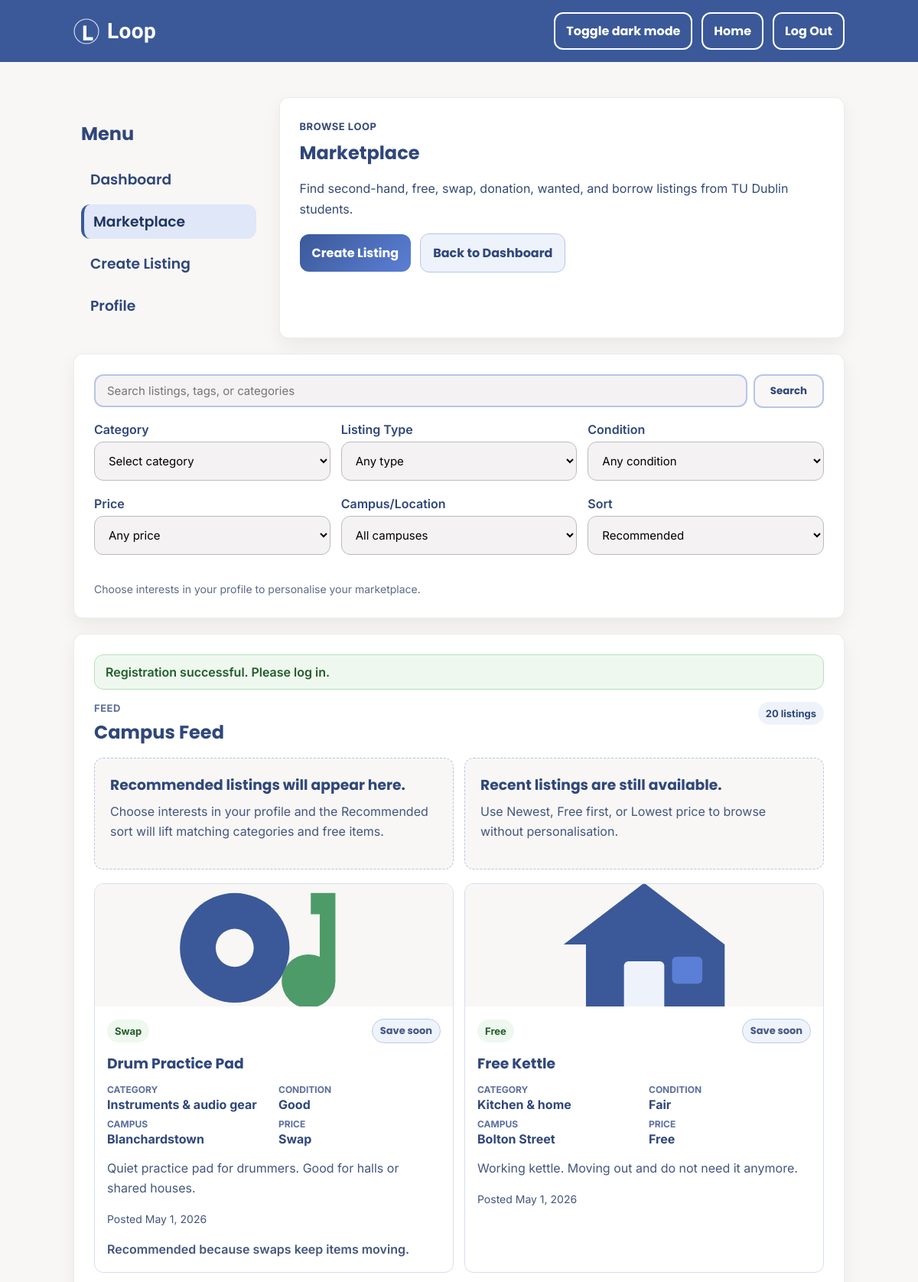
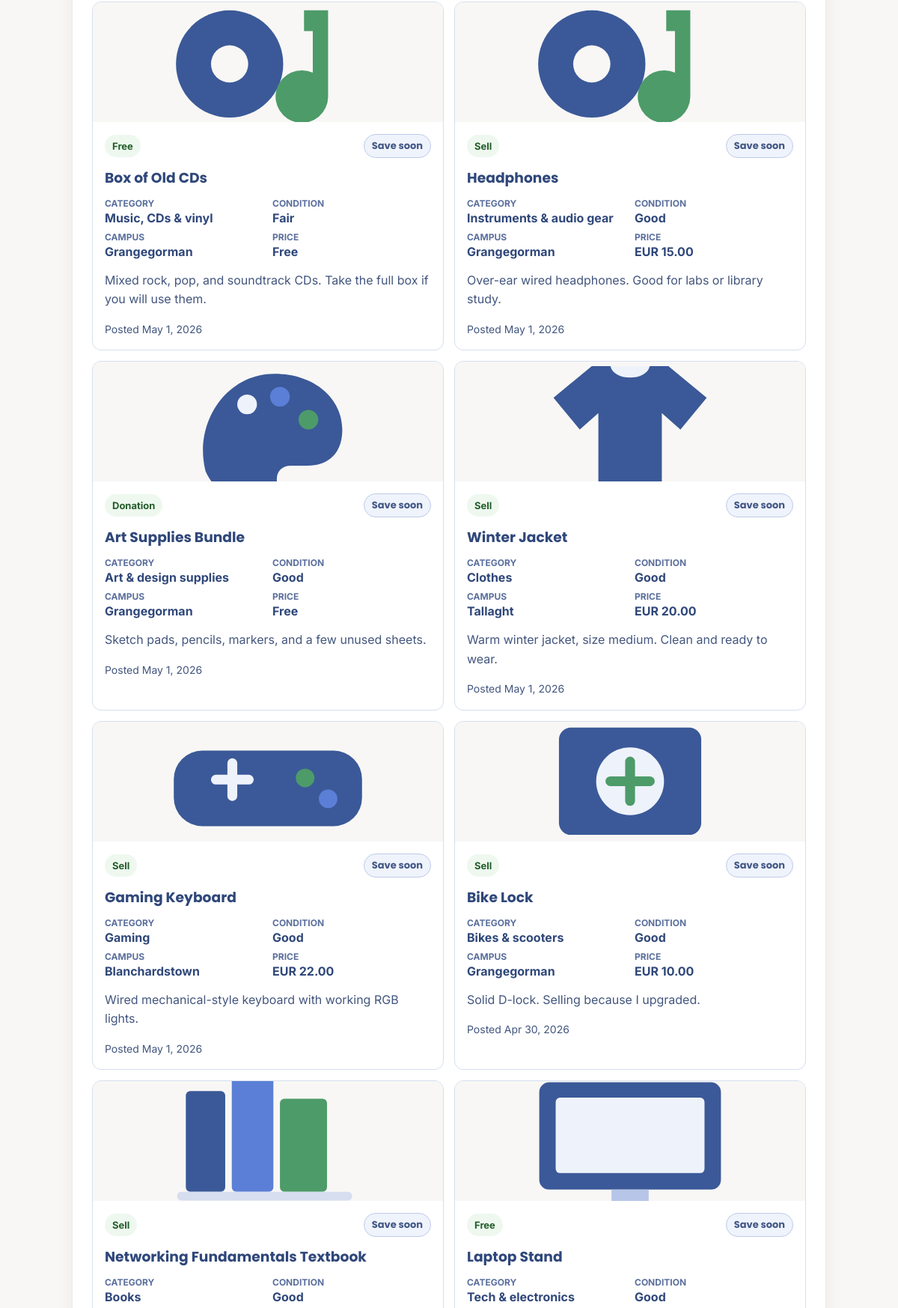
/templates/marketplace.php (signed in, upper part), run on the app's committed database (2 pictures, top to bottom).
### tables this page shows
CREATE TABLE IF NOT EXISTS listings (
  id INT AUTO_INCREMENT PRIMARY KEY,
  user_id INT NOT NULL,
  title VARCHAR(120) NOT NULL,
  description TEXT NOT NULL,
  category VARCHAR(80) NOT NULL,
  listing_type VARCHAR(30) NOT NULL,
  item_condition VARCHAR(40) NOT NULL,
  price DECIMAL(8,2) NULL,
  campus VARCHAR(80) NOT NULL,
  image_path VARCHAR(255) NULL,
  status VARCHAR(30) DEFAULT 'active',
  created_at TIMESTAMP DEFAULT CURRENT_TIMESTAMP
);

### backend/recommendations.php (called while the page is built, shortened)
<?php
function loop_user_id() {
    return isset($_SESSION['user_id']) ? (int) $_SESSION['user_id'] : 0;
}
function loop_get_user_interests($conn, $user_id) {
    if ($user_id <= 0) {
        return [];
    }
    $interests = [];
    return $interests;
}
function loop_score_listing($listing, $interests) {
    $score = 0;
    if ($listing['listing_type'] === "swap") {
        $score += 15;
    }
    $created_at = strtotime($listing['created_at']);
    if ($created_at !== false && $created_at >= strtotime("-72 hours")) {
        $score += 10;
    }
    $score += random_int(0, 5);
    return $score;
}
function loop_recommendation_reason($listing, $interests) {
    if ($listing['listing_type'] === "swap") {
        return "Recommended because swaps keep items moving.";
    }
    return "";
}
function loop_pretty_listing_type($type) {
    return ucfirst($type);
}
function loop_display_price($listing) {
    if (in_array($listing['listing_type'], ["free", "donation"], true)) {
        return "Free";
    }
    if ($listing['price'] === null || $listing['price'] === "") {
        return ucfirst($listing['listing_type']);
    }
    return "EUR " . number_format((float) $listing['price'], 2);
}
?>

### templates/marketplace.php (the view, shortened to what this page needs)
<?php
include("../backend/db_connect.php");
require_once("../backend/recommendations.php");
$user_id = loop_user_id();
$user_interests = loop_get_user_interests($conn, $user_id);
$success = $_SESSION['success'] ?? "";
$search = trim($_GET['search'] ?? "");
$sort = trim($_GET['sort'] ?? "recommended");
$where = ["status = 'active'"];
$order_by = "created_at DESC";
$sql = "SELECT * FROM listings WHERE " . implode(" AND ", $where) . " ORDER BY " . $order_by;
$stmt = $conn->prepare($sql);
$listings = [];
if ($stmt) {
    $stmt->execute();
    $result = $stmt->get_result();
    while ($row = $result->fetch_assoc()) {
        $row['recommendation_score'] = loop_score_listing($row, $user_interests);
        $row['recommendation_reason'] = loop_recommendation_reason($row, $user_interests);
        $listings[] = $row;
    }
}
$listing_count = count($listings);
function selected_attr($value, $current) {
    return $value === $current ? " selected" : "";
}
function safe_text($value) {
    return htmlspecialchars((string) $value, ENT_QUOTES, 'UTF-8');
}
function loop_excerpt($value, $length = 130) {
    $text = (string) $value;
    if (strlen($text) <= $length) {
        return $text;
    }
    return substr($text, 0, $length) . "...";
}
?>
<!doctype html>
<html lang="en">
  <head>
    <link rel="stylesheet" href="../styles/style.css" />
    <link rel="stylesheet" href="../styles/create.css" />
  </head>
  <body>
    <header>
      <div class="wrap">
        <a class="brand" href="dashboard.php">
          <img src="../assets/favicon.svg" alt="Loop logo" />
          <span class="brand-name">Loop</span>
        </a>
        <div class="header-actions">
          <button class="home-variant home-variant-outline" onclick="myFunction()">
            Toggle dark mode
          </button>
          <a class="home-variant home-variant-outline" href="dashboard.php">Home</a>
          <a class="home-variant home-variant-outline" href="../backend/logout.php">Log Out</a>
        </div>
      </div>
    </header>
    <main>
      <div class="wrap">
        <div class="main-row-nav">
          <section class="card sidebar">
            <h2>Menu</h2>
            <nav>
              <h3><a href="dashboard.php">Dashboard</a></h3>
              <h3><a class="active" href="marketplace.php">Marketplace</a></h3>
              <h3><a href="create_post.php">Create Listing</a></h3>
              <h3><a href="profile.php">Profile</a></h3>
            </nav>
          </section>
          <section class="card main-content">
            <div class="page-intro">
              <p class="eyebrow">Browse Loop</p>
              <h1>Marketplace</h1>
              <p>
                Find second-hand, free, swap, donation, wanted, and borrow listings from
                TU Dublin students.
              </p>
              <div class="action-row">
                <a class="btn-submit" href="create_post.php">Create Listing</a>
                <a class="btn" href="dashboard.php">Back to Dashboard</a>
              </div>
            </div>
          </section>
        </div>
        <section class="card marketplace-tools">
          <form class="marketplace-filter-form" action="marketplace.php" method="get">
            <div class="search-bar-container marketplace-search">
              <input
                class="field"
                type="search"
                id="marketplace-search"
                name="search"
                placeholder="Search listings, tags, or categories"
                value="<?php echo safe_text($search); ?>"
              />
              <button class="btn" type="submit">Search</button>
            </div>
            <div class="filter-grid">
              <div class="field-group">
                <label for="category">Category</label>
                <select class="field" id="category" name="category">
                  <option value="">Select category</option>
                </select>
              </div>
              <div class="field-group">
                <label for="listing-type">Listing Type</label>
                <select class="field" id="listing-type" name="listing-type">
                  <option value="">Any type</option>
                </select>
              </div>
              <div class="field-group">
                <label for="condition">Condition</label>
                <select class="field" id="condition" name="condition">
                  <option value="">Any condition</option>
                </select>
              </div>
              <div class="field-group">
                <label for="price">Price</label>
                <select class="field" id="price" name="price">
                  <option value="">Any price</option>
                </select>
              </div>
              <div class="field-group">
                <label for="campus">Campus/Location</label>
                <select class="field" id="campus" name="campus">
                  <option value="">All campuses</option>
                </select>
              </div>
              <div class="field-group">
                <label for="sort">Sort</label>
                <select class="field" id="sort" name="sort">
                  <option value="recommended"<?php echo selected_attr("recommended", $sort); ?>>Recommended</option>
                </select>
              </div>
            </div>
            <p class="form-note">
              <?php if (empty($user_interests)) { ?>
                Choose interests in your profile to personalise your marketplace.
              <?php } else { ?>
                Recommended sorting is using your profile interests.
              <?php } ?>
            </p>
          </form>
        </section>
        <section class="card marketplace-results">
          <?php if ($success !== "") { ?>
            <p class="message message-success"><?php echo safe_text($success); ?></p>
          <?php } ?>
          <div class="section-heading">
            <div>
              <p class="eyebrow">Feed</p>
              <h2>Campus Feed</h2>
            </div>
            <span class="status-pill"><?php echo $listing_count; ?> listings</span>
          </div>
          <?php if (empty($user_interests)) { ?>
          <div class="marketplace-feed-hints">
            <div class="empty-state">
              <h3>Recommended listings will appear here.</h3>
              <p>
                Choose interests in your profile and the Recommended sort will lift matching
                categories and free items.
              </p>
            </div>
            <div class="empty-state">
              <h3>Recent listings are still available.</h3>
              <p>
                Use Newest, Free first, or Lowest price to browse without personalisation.
              </p>
            </div>
          </div>
          <?php } ?>
          <div class="listing-grid" aria-label="Marketplace listing results">
            <?php foreach ($listings as $listing) { ?>
              <article class="listing-card">
                <div class="listing-card-media">
                  <?php if (!empty($listing['image_path'])) { ?>
                    <img src="<?php echo safe_text($listing['image_path']); ?>" alt="" />
                  <?php } ?>
                </div>
                <div class="listing-card-body">
                  <div class="listing-meta-row">
                    <span class="listing-type-badge">
                      <?php echo safe_text(loop_pretty_listing_type($listing['listing_type'])); ?>
                    </span>
                    <button class="listing-save-placeholder" type="button" disabled>Save soon</button>
                  </div>
                  <h3><?php echo safe_text($listing['title']); ?></h3>
                  <dl class="listing-details">
                    <div>
                      <dt>Category</dt>
                      <dd><?php echo safe_text($listing['category']); ?></dd>
                    </div>
                    <div>
                      <dt>Condition</dt>
                      <dd><?php echo safe_text($listing['item_condition']); ?></dd>
                    </div>
                    <div>
                      <dt>Campus</dt>
                      <dd><?php echo safe_text($listing['campus']); ?></dd>
                    </div>
                    <div>
                      <dt>Price</dt>
                      <dd><?php echo safe_text(loop_display_price($listing)); ?></dd>
                    </div>
                  </dl>
                  <p><?php echo safe_text(loop_excerpt($listing['description'])); ?></p>
                  <p class="listing-date">
                    Posted <?php echo safe_text(date("M j, Y", strtotime($listing['created_at']))); ?>
                  </p>
                  <?php if ($listing['recommendation_reason'] !== "") { ?>
                    <p class="recommendation-note">
                      <?php echo safe_text($listing['recommendation_reason']); ?>
                    </p>
                  <?php } ?>
                </div>
              </article>
            <?php } ?>
          </div>
        </section>
      </div>
    </main>
  </body>
</html>

### styles/create.css (style rules this page uses)
.main-row-nav { display: flex; gap: 20px; }
.sidebar { flex: 1; background: transparent; box-shadow: none; border: none; padding: 10px; }
.sidebar nav h3 { margin: 10px 0; }
.sidebar nav h3 a { display: block; padding: 8px 12px; border-radius: 12px; color: #2f477a; font-family: "Poppins", sans-serif; text-decoration: none; transition: background-color 0.15s ease, color 0.15s ease, transform 0.15s ease; }
.sidebar nav h3 a.active { background-color: #dfe7f8; color: #1f3561; border-left: 4px solid #3b5998; }
.search-bar-container { display: flex; align-items: center; gap: 8px; flex: 1; min-width: 260px; max-width: 420px; margin-left: 0; margin-right: 0; }
.search-bar-container input { width: 100%; padding: 10px 15px; border: 2px solid #b7c5e8; border-radius: 12px; font-family: "Inter", sans-serif; font-size: 15px; }
.search-bar-container button { font-family: "Poppins", sans-serif; padding: 10px 20px; border-radius: 12px; background-color: rgb(248, 247, 245); color: #2f477a; border: 2px solid #b7c5e8; }
.main-content { flex: 3; }
.page-intro h1, .dashboard-welcome h1 { margin: 0 0 12px; text-align: left; }
.page-intro p, .dashboard-welcome p { max-width: 720px; line-height: 1.7; color: #334a78; }
.section-heading { display: flex; justify-content: space-between; gap: 16px; align-items: flex-start; margin-bottom: 16px; }
.section-heading h2 { margin: 0; }
.quick-action-grid, .impact-grid, .filter-grid, .listing-grid { display: grid; gap: 14px; }
.marketplace-tools { margin-top: 20px; }
.marketplace-filter-form { gap: 18px; }
.marketplace-search { max-width: none; }
.filter-grid { grid-template-columns: repeat(3, minmax(0, 1fr)); }
.marketplace-results { margin-top: 20px; }
.status-pill, .listing-type-badge, .listing-save-placeholder { display: inline-flex; align-items: center; min-height: 30px; padding: 5px 10px; border-radius: 999px; font-size: 13px; font-weight: 700; }
.status-pill { background: #eef2fb; color: #2f477a; }
.listing-grid { grid-template-columns: repeat(2, minmax(0, 1fr)); }
.listing-card { border: 1px solid #d6deef; border-radius: 12px; overflow: hidden; background: #ffffff; }
.listing-card-media { min-height: 120px; background: linear-gradient(135deg, rgba(59, 89, 152, 0.14), rgba(77, 155, 105, 0.12)), #f8f7f5; }
.listing-card-media img { display: block; width: 100%; height: 160px; object-fit: cover; }
.listing-card-body { padding: 16px; }
.listing-meta-row { display: flex; align-items: center; justify-content: space-between; gap: 10px; margin-bottom: 12px; }
.listing-type-badge { background: #eef8ef; color: #235d2a; }
.listing-save-placeholder { background: #eef2fb; color: #2f477a; border: 1px solid #b7c5e8; cursor: not-allowed; opacity: 0.9; }
.listing-card h3 { margin-top: 0; margin-bottom: 8px; }
.listing-card p { color: #43567e; line-height: 1.6; }
.listing-details { display: grid; grid-template-columns: repeat(2, minmax(0, 1fr)); gap: 8px 12px; margin: 12px 0; }
.listing-details div { min-width: 0; }
.listing-details dt { color: #5b6f9d; font-size: 12px; font-weight: 700; text-transform: uppercase; }
.listing-details dd { margin: 2px 0 0; color: #2f477a; font-weight: 700; }
.listing-date { font-size: 14px; margin-bottom: 0; }
.recommendation-note { margin-bottom: 0; font-weight: 600; }
.marketplace-feed-hints { display: grid; grid-template-columns: repeat(2, minmax(0, 1fr)); gap: 14px; margin-bottom: 18px; }

### data on the page
listings: image_path (picture), listing_type "Swap", title "Drum Practice Pad", category "Instruments & audio gear", item_condition "Good", campus "Blanchardstown", description "Quiet practice pad for drummers. Good for halls or shared houses.", created_at "May 1, 2026", recommendation_reason "Recommended because swaps keep items moving."
listings: image_path (picture), listing_type "Free", title "Free Kettle", category "Kitchen & home", item_condition "Fair", campus "Bolton Street", description "Working kettle. Moving out and do not need it anymore.", created_at "May 1, 2026"
listings: image_path (picture), listing_type "Free", title "Box of Old CDs", category "Music, CDs & vinyl", item_condition "Fair", campus "Grangegorman", description "Mixed rock, pop, and soundtrack CDs. Take the full box if you will use them.", created_at "May 1, 2026"
listings: image_path (picture), listing_type "Sell", title "Headphones", category "Instruments & audio gear", item_condition "Good", campus "Grangegorman", price "EUR 15.00", description "Over-ear wired headphones. Good for labs or library study.", created_at "May 1, 2026"
listings: image_path (picture), listing_type "Donation", title "Art Supplies Bundle", category "Art & design supplies", item_condition "Good", campus "Grangegorman", listing_type "Free", description "Sketch pads, pencils, markers, and a few unused sheets.", created_at "May 1, 2026"
listings: image_path (picture), listing_type "Sell", title "Winter Jacket", category "Clothes", item_condition "Good", campus "Tallaght", price "EUR 20.00", description "Warm winter jacket, size medium. Clean and ready to wear.", created_at "May 1, 2026"
listings: image_path (picture), listing_type "Sell", title "Gaming Keyboard", category "Gaming", item_condition "Good", campus "Blanchardstown", price "EUR 22.00", description "Wired mechanical-style keyboard with working RGB lights.", created_at "May 1, 2026"
listings: image_path (picture), listing_type "Sell", title "Bike Lock", category "Bikes & scooters", item_condition "Good", campus "Grangegorman", price "EUR 10.00", description "Solid D-lock. Selling because I upgraded.", created_at "Apr 30, 2026"
listings: image_path (picture), listing_type "Sell", title "Networking Fundamentals Textbook", category "Books", item_condition "Good"
listings: image_path (picture), listing_type "Free", title "Laptop Stand", category "Tech & electronics", item_condition "Good"

### other printed values
safe_text($success) "Registration successful. Please log in."
$listing_count "20"
